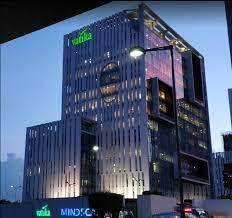
#> input picture openCV_practice/fbd.jpg, 232 x 218 px
$ python transform.py
#> lines starting #> are read from the running program, lines starting #| are printed output that depends on the picture
from turtle import width
import cv2 as cv
import numpy as np

img = cv.imread('fbd.jpg')
#> img is the input picture: shape (218, 232, 3); mean B, G, R 117.9, 89.5, 75.7

resized = cv.resize(img,(500,500), interpolation=cv.INTER_CUBIC)
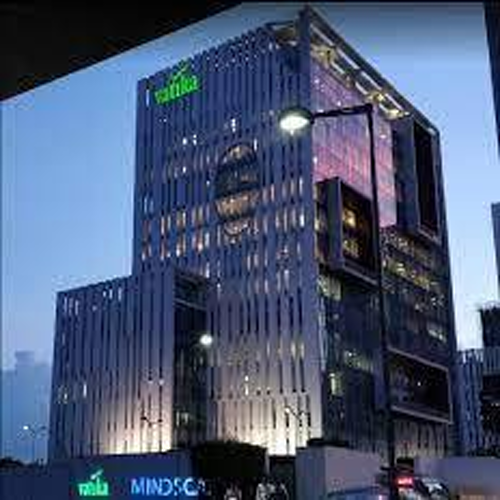
#> resized: shape (500, 500, 3); mean B, G, R 117.9, 89.5, 75.7
cv.imshow('resized',resized)

cv.waitKey(0)
#translation

def translate(image,x,y):
#> called with x = 100, y = 100
    rows,cols,channels = image.shape
#> rows = 500; cols = 500; channels = 3
    M = np.float32([[1,0,x],[0,1,y]])
    dimensions = (resized.shape[1],resized.shape[0])
#> dimensions = (500, 500)
    return cv.warpAffine(image,M,dimensions)
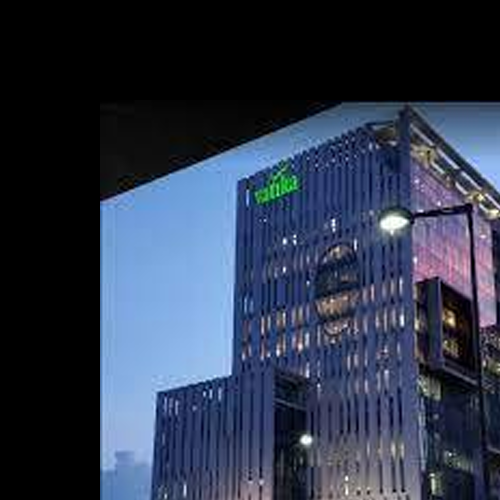
#> returned value: shape (500, 500, 3); mean of channels 0, 1, 2 76.2, 56.1, 46.6; drawn as B, G, R

translated = translate(resized,100,100)

cv.imshow('translated',translated)
cv.waitKey(0)

#rotation
def rotate(img, angle, rotPoint = None):
#> called with angle = 45
    (height,width) = img.shape[:2]
#> height = 500; width = 500

    if rotPoint is None:
        rotPoint = (width//2,height//2)
#> rotPoint = (250, 250)

    rotMat = cv.getRotationMatrix2D(rotPoint,angle,1.0)
    dimensions = (width, height)
#> dimensions = (500, 500)

    return cv.warpAffine(img,rotMat, dimensions)
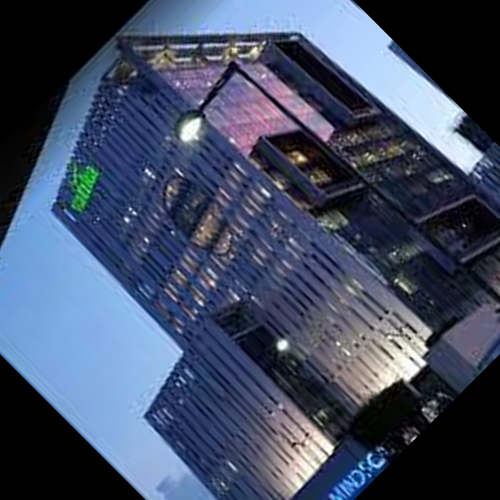
#> returned value: shape (500, 500, 3); mean of channels 0, 1, 2 100.9, 77, 66; drawn as B, G, R

rotated_image = rotate(resized,45)
cv.imshow('rotated',rotated_image)
cv.waitKey(0)

#flipping an image
flipped = cv.flip(resized, -1)
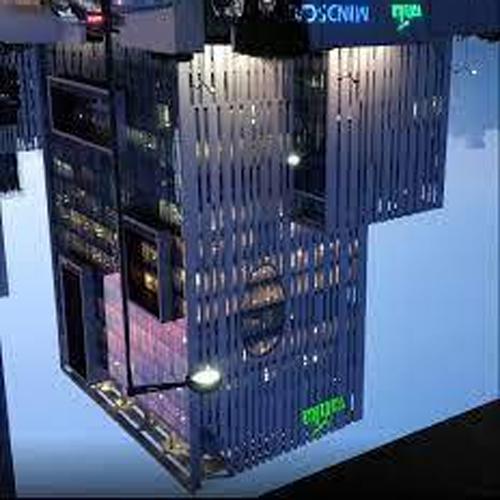
#> flipped: shape (500, 500, 3); mean B, G, R 117.9, 89.5, 75.7
cv.imshow('flipped',flipped)
cv.waitKey(0)

cv.destroyAllWindows

$ run again, with openCV_practice/boys.jpg copied over openCV_practice/fbd.jpg
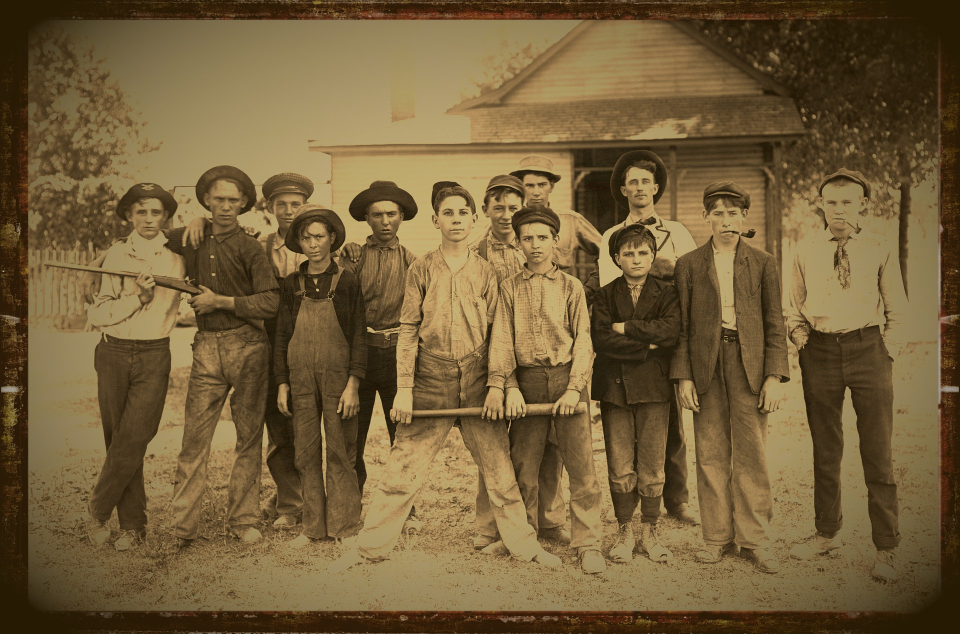
#> input picture openCV_practice/boys.jpg, 1920 x 1268 px (shown at 1/2 size)
#> img is the input picture: shape (1268, 1920, 3); mean B, G, R 58.2, 94.9, 116.1
#> in rotate, `return cv.warpAffine(img,rotMat, dimensions)`:
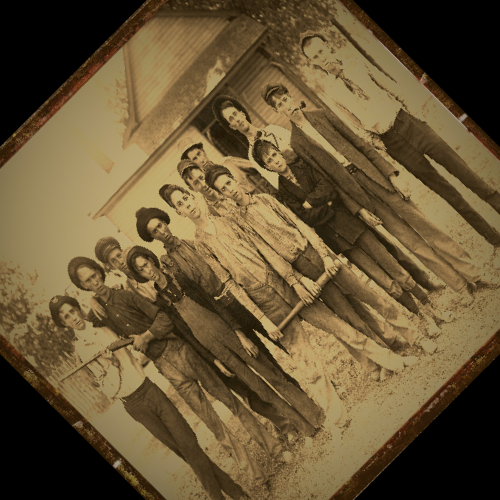
#> returned value: shape (500, 500, 3); mean of channels 0, 1, 2 53, 84.9, 103.1; drawn as B, G, R
#> `flipped = cv.flip(resized, -1)`:
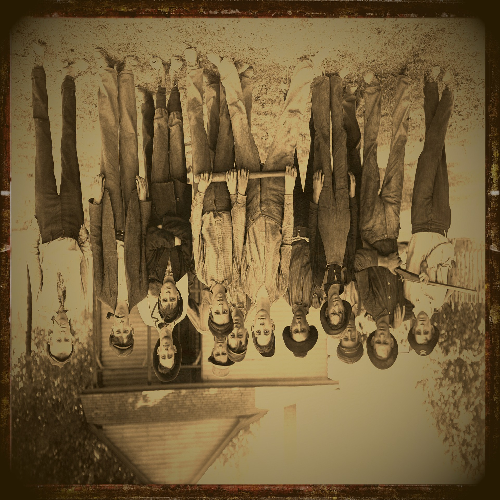
#> flipped: shape (500, 500, 3); mean B, G, R 58.2, 94.9, 116.1

$ run again, with openCV_practice/cat.JPG copied over openCV_practice/fbd.jpg
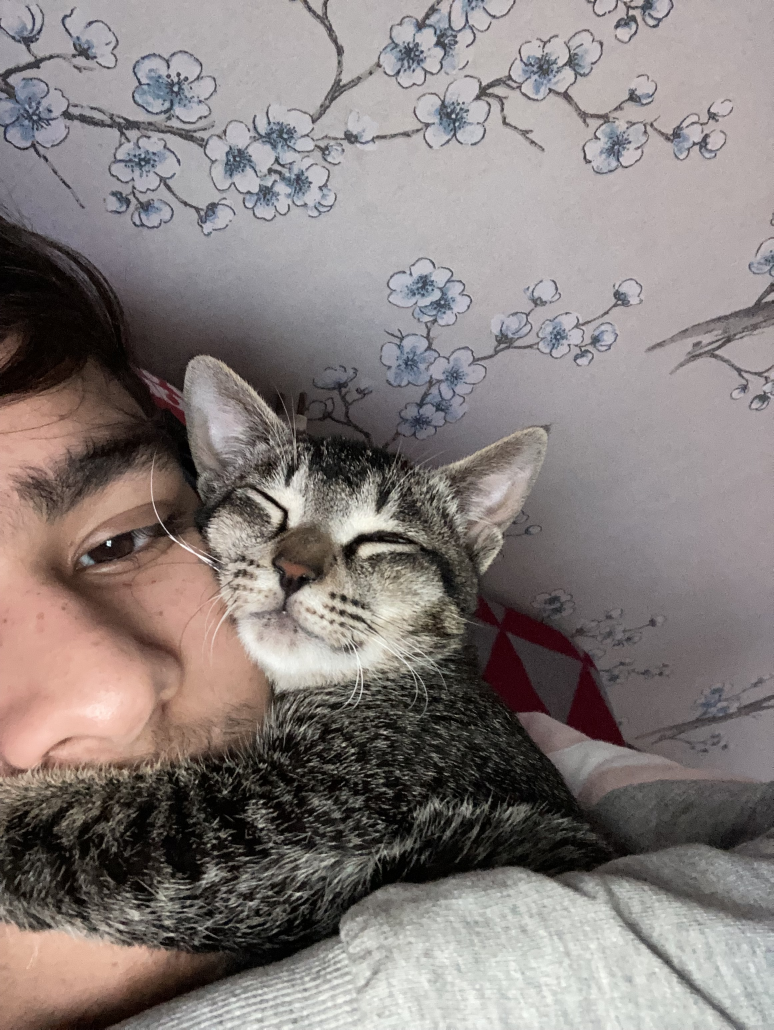
#> input picture openCV_practice/cat.JPG, 2320 x 3088 px (shown at 1/3 size)
#> img is the input picture: shape (3088, 2320, 3); mean B, G, R 123.1, 125.1, 133.3
#> in rotate, `return cv.warpAffine(img,rotMat, dimensions)`:
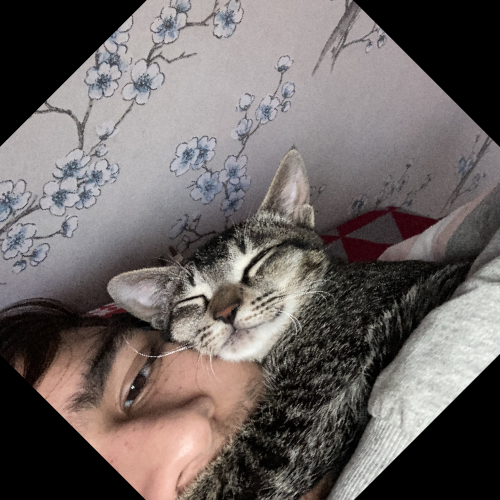
#> returned value: shape (500, 500, 3); mean of channels 0, 1, 2 99.3, 101, 107.9; drawn as B, G, R
#> `flipped = cv.flip(resized, -1)`:
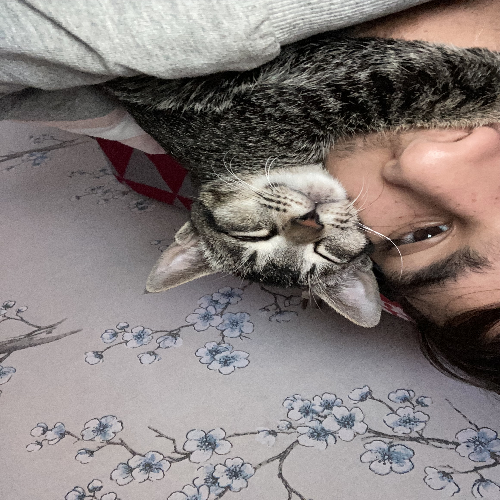
#> flipped: shape (500, 500, 3); mean B, G, R 123.1, 125.1, 133.3

$ run again, with openCV_practice/church.jpg copied over openCV_practice/fbd.jpg
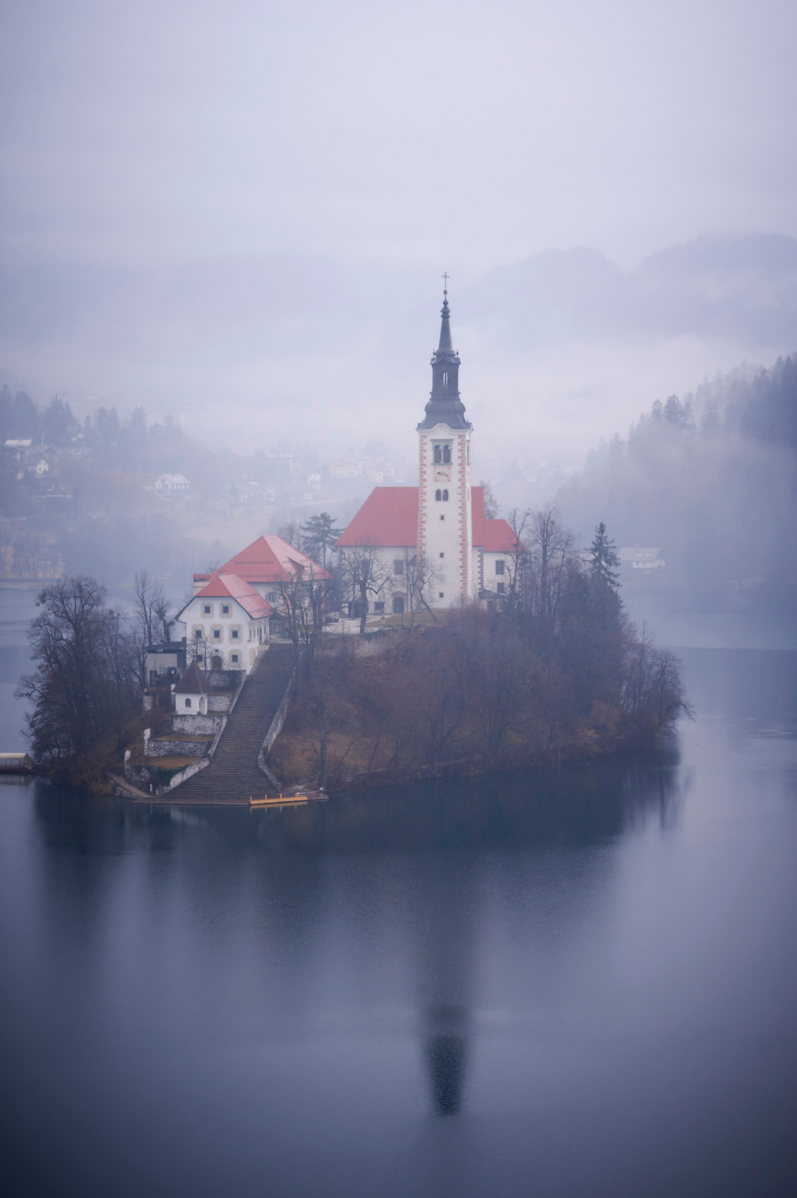
#> input picture openCV_practice/church.jpg, 2390 x 3593 px (shown at 1/3 size)
#> img is the input picture: shape (3593, 2390, 3); mean B, G, R 162.9, 139.1, 135
#> in rotate, `return cv.warpAffine(img,rotMat, dimensions)`:
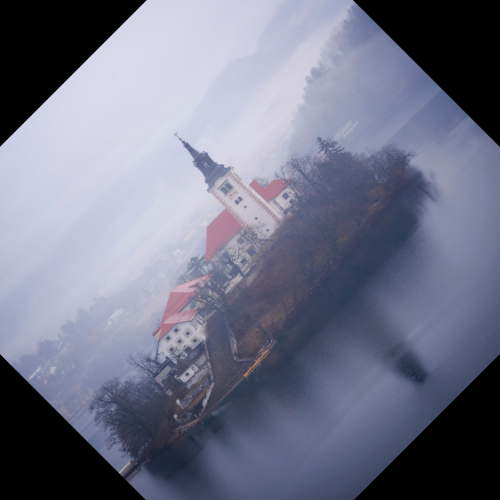
#> returned value: shape (500, 500, 3); mean of channels 0, 1, 2 136.3, 116.8, 113.6; drawn as B, G, R
#> `flipped = cv.flip(resized, -1)`:
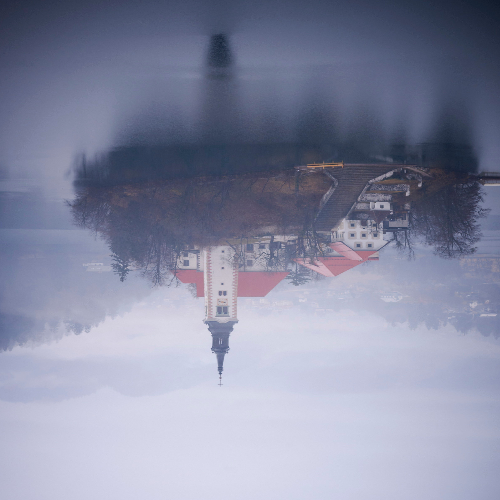
#> flipped: shape (500, 500, 3); mean B, G, R 162.9, 139.1, 135
